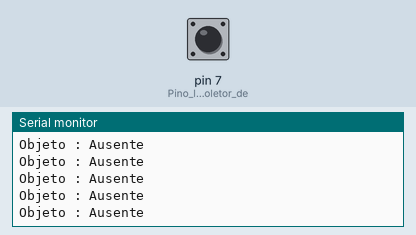
Simulated run of this sketch. Board: Arduino Uno, built with avr-gcc and run on an emulated ATmega328P. On the bench: the last lines printed to the serial monitor. The inputs (shaded band) are chosen by the test bench; at power-on: pin 7 (Pino_ligado_ao_coletor_de) HIGH.

Above: at 1.2 s.
1.3 s: pin 7 (Pino_ligado_ao_coletor_de) driven LOW
At 2.0 s:
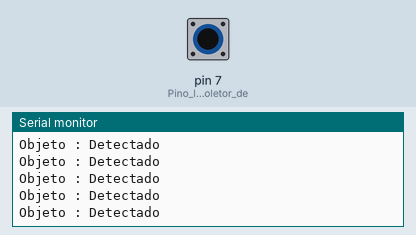
3.3 s: pin 7 (Pino_ligado_ao_coletor_de) pulsed HIGH 2 times (0.12 s each, 0.3 s apart)
6.9 s: pin 7 (Pino_ligado_ao_coletor_de) driven HIGH
At 7.4 s:
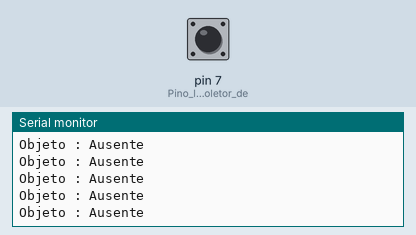
9.9 s: pin 7 (Pino_ligado_ao_coletor_de) driven LOW
At 10.5 s:
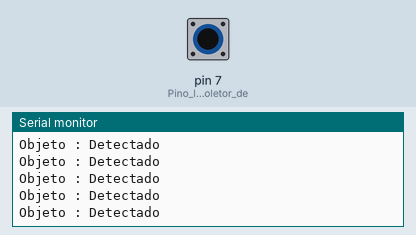
12.9 s: pin 7 (Pino_ligado_ao_coletor_de) driven HIGH
At 13.4 s:
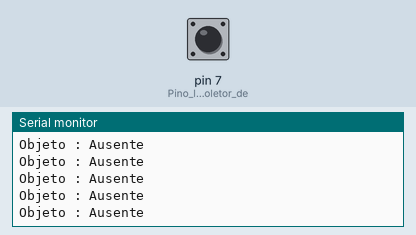
15.9 s: pin 7 (Pino_ligado_ao_coletor_de) driven LOW
At 16.4 s:
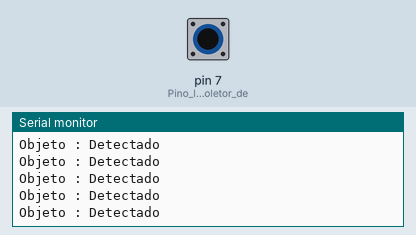

Measured:
- after the input at 1.3 s, the serial monitor: prints a new line after 0.09 s (image 1)
- after the input at 6.9 s, the serial monitor: prints a new line after 0.08 s (image 2)

The sketch:

sketch_aug28b.ino
```cpp
int objeto = 0;

void setup() {
  pinMode(7, INPUT); //Pino ligado ao coletor de fototransistor
  Serial.begin(9600);
}

void loop() {
  objeto = digitalRead(7);
  if (objeto == 0)
  {
    Serial.println("Objeto : Detectado");
  }
  else
  {
    Serial.println("Objeto : Ausente");
    //delay(1000);
  }
}
```
